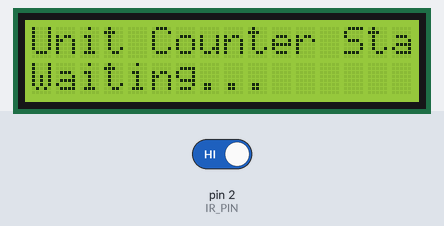
This sketch was run on a simulated Arduino Uno, built with avr-gcc and run on an emulated ATmega328P. On the bench: 16×2 character LCD. The test bench sets the inputs (shaded band); at power-on: pin 2 (IR_PIN) HIGH.

Above: at 0.1 s.
At 2.2 s:
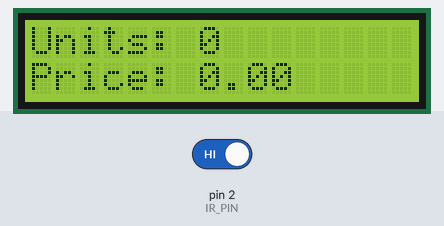

The sketch:

SOLAR_CHARGING_STATION.ino
```cpp
#include <Wire.h>
#include <LiquidCrystal_I2C.h>

#define IR_PIN 2   // IR sensor output pin

LiquidCrystal_I2C lcd(0x27, 16, 2);

unsigned long lastMillis = 0;
unsigned long timeCount = 0;
unsigned long unitCount = 0;


void setup() {
  pinMode(IR_PIN, INPUT);

  lcd.init();
  lcd.backlight();

  lcd.setCursor(0, 0);
  lcd.print("Unit Counter Start ");
  lcd.setCursor(0, 1);
  lcd.print("Waiting...");
  delay(2000);
  lcd.clear();
}

void loop() {
  int irState = digitalRead(IR_PIN);

  // Object detected (IR gives LOW)
  if (irState == LOW) {
    unsigned long currentMillis = millis();

    if (currentMillis - lastMillis >= 1) {  // 1 millisecond
      lastMillis = currentMillis;
      timeCount++;
      delay(1800);
      unitCount++;
      delay(1800);
    }
  }

  // Display on LCD
  lcd.setCursor(0, 0);
  lcd.print("Units:     ");
  lcd.setCursor(7, 0);
  lcd.print(timeCount);

  lcd.setCursor(0, 1);
  lcd.print("Price:       ");
  lcd.setCursor(7, 1);
  lcd.print(unitCount*3.4);
}
 
```
